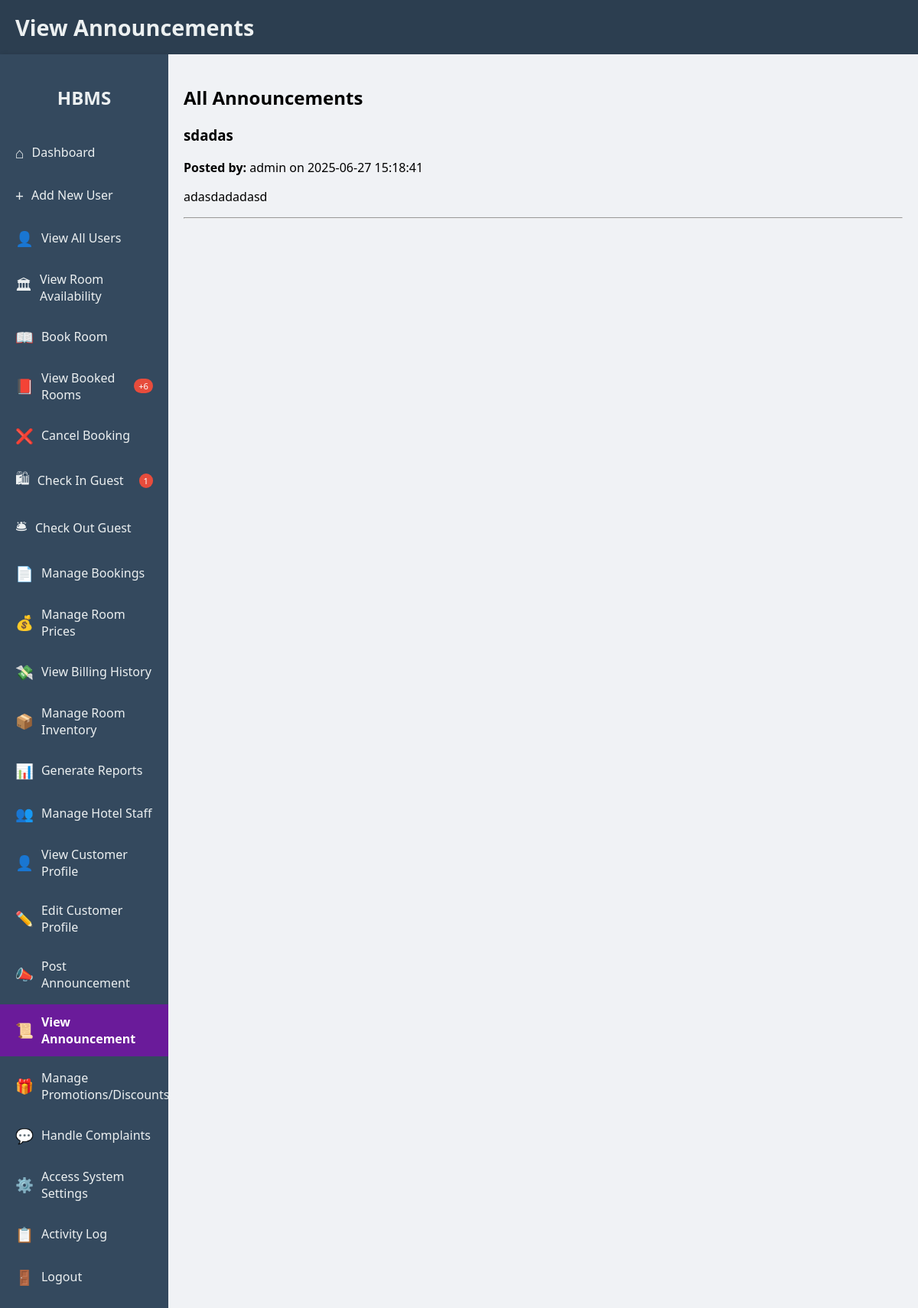
The app's page /rcbc/public/view_announcement.php (signed in) with its own data.
### tables this page shows
CREATE TABLE `announcements` (
  `announcement_id` int(11) NOT NULL,
  `user_id` int(11) NOT NULL,
  `title` varchar(255) NOT NULL,
  `content` text NOT NULL,
  `created_at` timestamp NOT NULL DEFAULT current_timestamp()
);

CREATE TABLE `users` (
  `user_id` int(11) NOT NULL,
  `name` varchar(100) DEFAULT NULL,
  `email` varchar(100) DEFAULT NULL,
  `password` varchar(255) DEFAULT NULL,
  `role_id` int(11) DEFAULT NULL
);

### rcbc/public/view_announcement.php (the view, shortened to what this page needs)
<?php
include '../includes/db.php';
$announcements = [];
$announcement_stmt = $conn->prepare("SELECT a.*, u.name AS user_name FROM announcements a JOIN users u ON a.user_id = u.user_id ORDER BY a.created_at DESC");
$announcement_stmt->execute();
$announcement_result = $announcement_stmt->get_result();
while ($announcement = $announcement_result->fetch_assoc()) {
    $announcements[] = $announcement;
}
?>
<!DOCTYPE html>
<html lang="en">
<head>
    <link rel="stylesheet" href="../assets/style.css">
</head>
<body>
    <div class="header">
        <h1>View Announcements</h1>
    </div>
    <div class="dashboard-layout">
        <div class="sidebar">
            <h2>HBMS</h2>
            <ul>
                <li><a href="dashboard.php"><span class="icon">&#8962;</span> Dashboard</a></li>
                <li><a href="add_user.php"><span class="icon">&#43;</span> Add New User</a></li>
                <li><a href="index.php"><span class="icon">&#128100;</span> View All Users</a></li>
                <li><a href="view_room_availability.php"><span class="icon">&#127963;</span> View Room Availability</a></li>
                <li><a href="book_room.php"><span class="icon">&#128214;</span> Book Room</a></li>
                <li><a href="view_booked_rooms.php"><span class="icon">&#128213;</span> View Booked Rooms <span class="notification-badge">+6</span></a></li>
                <li><a href="cancel_booking.php"><span class="icon">&#10060;</span> Cancel Booking</a></li>
                <li><a href="check_in_guest.php"><span class="icon">&#128717;</span> Check In Guest <span class="notification-badge">1</span></a></li>
                <li><a href="check_out_guest.php"><span class="icon">&#128718;</span> Check Out Guest</a></li>
                <li><a href="manage_bookings.php"><span class="icon">&#128196;</span> Manage Bookings</a></li>
                <li><a href="manage_room_prices.php"><span class="icon">&#128176;</span> Manage Room Prices</a></li>
                <li><a href="view_billing_history.php"><span class="icon">&#128184;</span> View Billing History</a></li>
                <li><a href="manage_room_inventory.php"><span class="icon">&#128230;</span> Manage Room Inventory</a></li>
                <li><a href="generate_reports.php"><span class="icon">&#128202;</span> Generate Reports</a></li>
                <li><a href="manage_hotel_staff.php"><span class="icon">&#128101;</span> Manage Hotel Staff</a></li>
                <li><a href="view_customer_profile.php"><span class="icon">&#128100;</span> View Customer Profile</a></li>
                <li><a href="edit_customer_profile.php"><span class="icon">&#9999;&#65039;</span> Edit Customer Profile</a></li>
                <li><a href="post_announcement.php"><span class="icon">&#128227;</span> Post Announcement</a></li>
                <li><a href="view_announcement.php" class="active"><span class="icon">&#128220;</span> View Announcement</a></li>
                <li><a href="manage_promotions_discounts.php"><span class="icon">&#127873;</span> Manage Promotions/Discounts</a></li>
                <li><a href="handle_complaints.php"><span class="icon">&#128172;</span> Handle Complaints</a></li>
                <li><a href="access_system_settings.php"><span class="icon">&#9881;&#65039;</span> Access System Settings</a></li>
                <li><a href="activity_log.php"><span class="icon">&#128203;</span> Activity Log</a></li>
                <li><a href="logout.php"><span class="icon">&#128682;</span> Logout</a></li>
            </ul>
        </div>
        <div class="main-content">
            <div class="dashboard-section">
                <h2>All Announcements</h2>
                <?php if (!empty($announcements)): ?>
                    <?php foreach ($announcements as $announcement): ?>
                        <div class="announcement-card">
                            <h3><?= htmlspecialchars($announcement['title']) ?></h3>
                            <p><strong>Posted by:</strong> <?= htmlspecialchars($announcement['user_name']) ?> on <?= htmlspecialchars($announcement['created_at']) ?></p>
                            <p><?= nl2br(htmlspecialchars($announcement['content'])) ?></p>
                        </div>
                        <hr>
                    <?php endforeach; ?>
                <?php else: ?>
                    <p>No announcements found.</p>
                <?php endif; ?>
            </div>
        </div>
    </div>
</body>
</html>

### rcbc/assets/style.css (style rules this page uses)
body { font-family: 'Segoe UI', Tahoma, Geneva, Verdana, sans-serif; margin: 0; padding: 0; background-color: #f0f2f5; display: flex; flex-direction: column; justify-content: flex-start; align-items: stretch; min-height: 100vh; }
.header { background-color: #2c3e50; color: white; padding: 1em 20px; display: flex; justify-content: space-between; align-items: center; box-shadow: 0 2px 10px rgba(0, 0, 0, 0.1); }
.header h1 { margin: 0; font-size: 1.8em; color: #ecf0f1; }
.dashboard-layout { display: flex; flex-grow: 1; }
.sidebar { width: 220px; background-color: #34495e; color: white; padding: 20px 0; box-shadow: 2px 0 5px rgba(0, 0, 0, 0.1); display: flex; flex-direction: column; }
.sidebar h2 { color: #ecf0f1; text-align: center; margin-bottom: 30px; font-size: 1.5em; }
.sidebar ul { list-style: none; padding: 0; margin: 0; }
.sidebar li { margin-bottom: 5px; }
.sidebar a { color: #ecf0f1; text-decoration: none; display: flex; align-items: center; padding: 12px 20px; transition: background-color 0.3s ease, color 0.3s ease; }
.sidebar a.active { background-color: #6a1b9a; color: white; font-weight: bold; }
.sidebar .icon { font-size: 1.2em; margin-right: 10px; }
.notification-badge { background-color: #e74c3c; color: white; font-size: 0.7em; padding: 2px 6px; border-radius: 10px; margin-left: auto; }
.main-content { flex-grow: 1; padding: 20px; background-color: #f0f2f5; display: flex; flex-direction: column; gap: 20px; }

### records on screen
announcements: title "sdadas", user.name "admin", created_at "2025-06-27 15:18:41", content "adasdadadasd"
